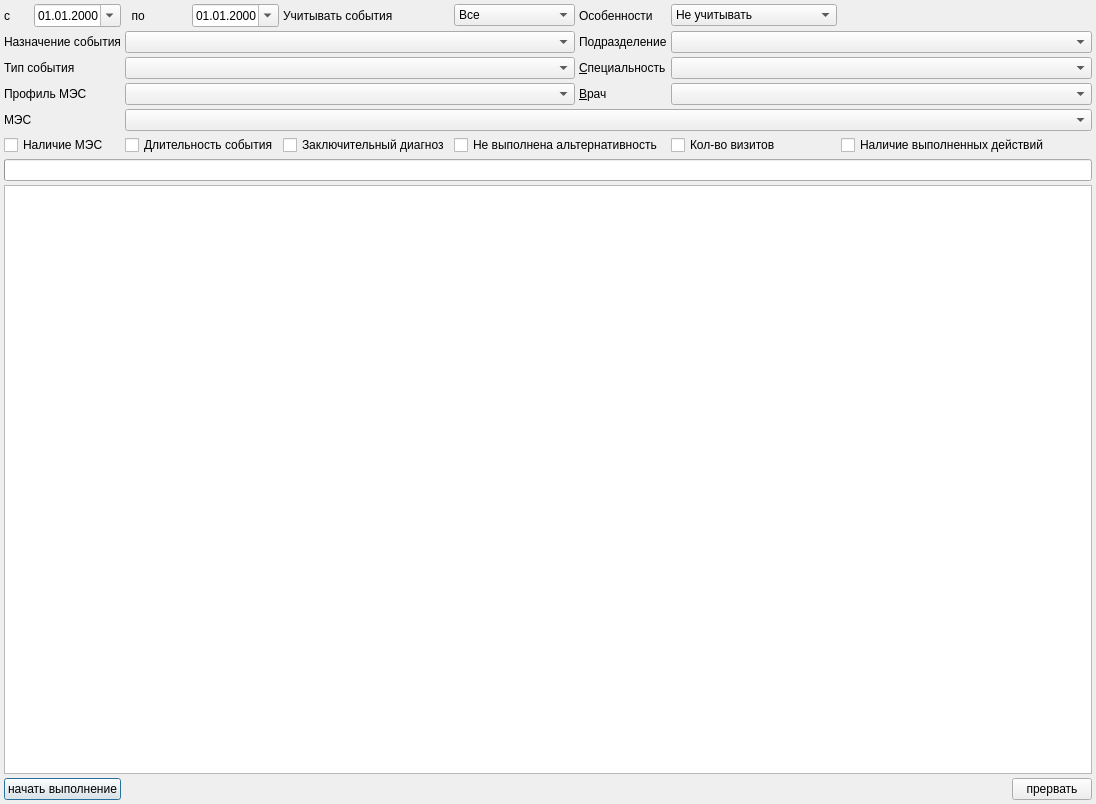
<?xml version="1.0" encoding="UTF-8"?>
<ui version="4.0">
 <class>LogicalControlMesDialog</class>
 <widget class="QDialog" name="LogicalControlMesDialog">
  <property name="geometry">
   <rect>
    <x>0</x>
    <y>0</y>
    <width>1096</width>
    <height>804</height>
   </rect>
  </property>
  <property name="windowTitle">
   <string>Логический контроль событий с МЭС </string>
  </property>
  <layout class="QGridLayout" name="gridLayout">
   <property name="margin">
    <number>4</number>
   </property>
   <property name="spacing">
    <number>4</number>
   </property>
   <item row="0" column="0">
    <widget class="QLabel" name="lblBegin">
     <property name="text">
      <string>с   </string>
     </property>
     <property name="buddy">
      <cstring>dateBeginPeriod</cstring>
     </property>
    </widget>
   </item>
   <item row="0" column="1">
    <widget class="CDateEdit" name="dateBeginPeriod">
     <property name="sizePolicy">
      <sizepolicy hsizetype="Maximum" vsizetype="Fixed">
       <horstretch>0</horstretch>
       <verstretch>0</verstretch>
      </sizepolicy>
     </property>
     <property name="displayFormat">
      <string>dd.MM.yyyy</string>
     </property>
     <property name="calendarPopup">
      <bool>true</bool>
     </property>
    </widget>
   </item>
   <item row="0" column="2">
    <widget class="QLabel" name="lblEnd">
     <property name="text">
      <string>  по    </string>
     </property>
     <property name="buddy">
      <cstring>dateEndPeriod</cstring>
     </property>
    </widget>
   </item>
   <item row="0" column="3">
    <widget class="CDateEdit" name="dateEndPeriod">
     <property name="sizePolicy">
      <sizepolicy hsizetype="Maximum" vsizetype="Fixed">
       <horstretch>0</horstretch>
       <verstretch>0</verstretch>
      </sizepolicy>
     </property>
     <property name="displayFormat">
      <string>dd.MM.yyyy</string>
     </property>
     <property name="calendarPopup">
      <bool>true</bool>
     </property>
    </widget>
   </item>
   <item row="0" column="6">
    <widget class="QLabel" name="lblEventFeature">
     <property name="text">
      <string>Особенности</string>
     </property>
    </widget>
   </item>
   <item row="0" column="7">
    <widget class="QComboBox" name="cmbEventFeature">
     <item>
      <property name="text">
       <string>Не учитывать</string>
      </property>
     </item>
     <item>
      <property name="text">
       <string>Только выполненные</string>
      </property>
     </item>
     <item>
      <property name="text">
       <string>Только невыполненные</string>
      </property>
     </item>
    </widget>
   </item>
   <item row="0" column="8">
    <spacer name="horizontalSpacer_2">
     <property name="orientation">
      <enum>Qt::Horizontal</enum>
     </property>
     <property name="sizeHint" stdset="0">
      <size>
       <width>42</width>
       <height>20</height>
      </size>
     </property>
    </spacer>
   </item>
   <item row="3" column="6">
    <widget class="QLabel" name="lblOrgStructure">
     <property name="text">
      <string>Подразделение</string>
     </property>
    </widget>
   </item>
   <item row="3" column="7" colspan="2">
    <widget class="COrgStructureComboBox" name="cmbOrgStructure">
     <property name="enabled">
      <bool>true</bool>
     </property>
    </widget>
   </item>
   <item row="4" column="6">
    <widget class="QLabel" name="lblSpeciality">
     <property name="text">
      <string>&amp;Специальность</string>
     </property>
     <property name="buddy">
      <cstring>cmbSpeciality</cstring>
     </property>
    </widget>
   </item>
   <item row="4" column="7" colspan="2">
    <widget class="CRBComboBox" name="cmbSpeciality">
     <property name="enabled">
      <bool>true</bool>
     </property>
     <property name="whatsThis">
      <string>&lt;html&gt;&lt;head&gt;&lt;meta name=&quot;qrichtext&quot; content=&quot;1&quot; /&gt;&lt;style type=&quot;text/css&quot;&gt;
p, li { white-space: pre-wrap; }
&lt;/style&gt;&lt;/head&gt;&lt;body style=&quot; font-family:'MS Shell Dlg 2'; font-size:8.25pt; font-weight:400; font-style:normal;&quot;&gt;
&lt;p style=&quot;-qt-paragraph-type:empty; margin-top:0px; margin-bottom:0px; margin-left:0px; margin-right:0px; -qt-block-indent:0; text-indent:0px;&quot;&gt;&lt;/p&gt;&lt;/body&gt;&lt;/html&gt;</string>
     </property>
    </widget>
   </item>
   <item row="5" column="6">
    <widget class="QLabel" name="lblPersonal">
     <property name="sizePolicy">
      <sizepolicy hsizetype="Maximum" vsizetype="Preferred">
       <horstretch>0</horstretch>
       <verstretch>0</verstretch>
      </sizepolicy>
     </property>
     <property name="text">
      <string>&amp;Врач</string>
     </property>
     <property name="buddy">
      <cstring>cmbPerson</cstring>
     </property>
    </widget>
   </item>
   <item row="5" column="7" colspan="2">
    <widget class="CPersonComboBoxEx" name="cmbPerson"/>
   </item>
   <item row="9" column="0" colspan="9">
    <widget class="CProgressBar" name="prbControlMes">
     <property name="format">
      <string>%p%</string>
     </property>
    </widget>
   </item>
   <item row="10" column="0" colspan="9">
    <widget class="CRemarkListWidget" name="listResultControlMes">
     <property name="editTriggers">
      <set>QAbstractItemView::DoubleClicked|QAbstractItemView::EditKeyPressed|QAbstractItemView::SelectedClicked</set>
     </property>
     <property name="selectionMode">
      <enum>QAbstractItemView::ExtendedSelection</enum>
     </property>
     <property name="flow">
      <enum>QListView::TopToBottom</enum>
     </property>
    </widget>
   </item>
   <item row="11" column="0" colspan="9">
    <layout class="QHBoxLayout" name="horizontalLayout_2">
     <property name="spacing">
      <number>4</number>
     </property>
     <item>
      <widget class="QPushButton" name="btnStartControl">
       <property name="text">
        <string>начать выполнение</string>
       </property>
       <property name="autoDefault">
        <bool>true</bool>
       </property>
      </widget>
     </item>
     <item>
      <widget class="QLabel" name="lblCountLine">
       <property name="sizePolicy">
        <sizepolicy hsizetype="Expanding" vsizetype="Preferred">
         <horstretch>0</horstretch>
         <verstretch>0</verstretch>
        </sizepolicy>
       </property>
       <property name="text">
        <string/>
       </property>
       <property name="alignment">
        <set>Qt::AlignCenter</set>
       </property>
      </widget>
     </item>
     <item>
      <widget class="QPushButton" name="btnEndControl">
       <property name="text">
        <string>прервать</string>
       </property>
       <property name="autoDefault">
        <bool>true</bool>
       </property>
      </widget>
     </item>
    </layout>
   </item>
   <item row="8" column="0" colspan="2">
    <widget class="QCheckBox" name="chkMes">
     <property name="text">
      <string>Наличие МЭС</string>
     </property>
    </widget>
   </item>
   <item row="8" column="2" colspan="2">
    <widget class="QCheckBox" name="chkDuration">
     <property name="text">
      <string>Длительность события</string>
     </property>
    </widget>
   </item>
   <item row="8" column="4">
    <widget class="QCheckBox" name="chkMKB">
     <property name="text">
      <string>Заключительный диагноз</string>
     </property>
    </widget>
   </item>
   <item row="8" column="8">
    <widget class="QCheckBox" name="chkExecActions">
     <property name="text">
      <string>Наличие выполненных действий</string>
     </property>
    </widget>
   </item>
   <item row="8" column="7">
    <widget class="QCheckBox" name="chkCountVisits">
     <property name="text">
      <string>Кол-во визитов</string>
     </property>
    </widget>
   </item>
   <item row="6" column="2" colspan="7">
    <widget class="CMESComboBox" name="cmbMes"/>
   </item>
   <item row="6" column="0" colspan="2">
    <widget class="QLabel" name="lblMes">
     <property name="sizePolicy">
      <sizepolicy hsizetype="Maximum" vsizetype="Preferred">
       <horstretch>0</horstretch>
       <verstretch>0</verstretch>
      </sizepolicy>
     </property>
     <property name="text">
      <string>МЭС</string>
     </property>
     <property name="buddy">
      <cstring>cmbMes</cstring>
     </property>
    </widget>
   </item>
   <item row="3" column="2" colspan="4">
    <widget class="CRBComboBox" name="cmbEventPurpose"/>
   </item>
   <item row="3" column="0" colspan="2">
    <widget class="QLabel" name="lblEventPurpose">
     <property name="text">
      <string>Назначение события</string>
     </property>
    </widget>
   </item>
   <item row="4" column="0" colspan="2">
    <widget class="QLabel" name="lblEventType">
     <property name="sizePolicy">
      <sizepolicy hsizetype="Maximum" vsizetype="Preferred">
       <horstretch>0</horstretch>
       <verstretch>0</verstretch>
      </sizepolicy>
     </property>
     <property name="text">
      <string>Тип события</string>
     </property>
     <property name="buddy">
      <cstring>cmbEventType</cstring>
     </property>
    </widget>
   </item>
   <item row="4" column="2" colspan="4">
    <widget class="CRBComboBox" name="cmbEventType"/>
   </item>
   <item row="5" column="2" colspan="4">
    <widget class="CRBComboBox" name="cmbEventProfile"/>
   </item>
   <item row="5" column="0" colspan="2">
    <widget class="QLabel" name="lblEventProfile">
     <property name="text">
      <string>Профиль МЭС</string>
     </property>
    </widget>
   </item>
   <item row="0" column="5">
    <widget class="QComboBox" name="cmbEventExec">
     <item>
      <property name="text">
       <string>Все</string>
      </property>
     </item>
     <item>
      <property name="text">
       <string>Законченные</string>
      </property>
     </item>
     <item>
      <property name="text">
       <string>Незаконченные</string>
      </property>
     </item>
    </widget>
   </item>
   <item row="0" column="4">
    <widget class="QLabel" name="lblEventExec">
     <property name="text">
      <string>Учитывать события</string>
     </property>
    </widget>
   </item>
   <item row="8" column="5" colspan="2">
    <widget class="QCheckBox" name="chkNotAlternative">
     <property name="text">
      <string>Не выполнена альтернативность</string>
     </property>
    </widget>
   </item>
  </layout>
 </widget>
 <customwidgets>
  <customwidget>
   <class>CDateEdit</class>
   <extends>QDateEdit</extends>
   <header>library/DateEdit.h</header>
  </customwidget>
  <customwidget>
   <class>CMESComboBox</class>
   <extends>QComboBox</extends>
   <header>library/MES/MESComboBox.h</header>
  </customwidget>
  <customwidget>
   <class>CRBComboBox</class>
   <extends>QComboBox</extends>
   <header>library/crbcombobox.h</header>
  </customwidget>
  <customwidget>
   <class>CPersonComboBoxEx</class>
   <extends>QComboBox</extends>
   <header>Orgs/PersonComboBoxEx.h</header>
  </customwidget>
  <customwidget>
   <class>COrgStructureComboBox</class>
   <extends>QComboBox</extends>
   <header>Orgs/OrgStructComboBoxes.h</header>
  </customwidget>
  <customwidget>
   <class>CProgressBar</class>
   <extends>QProgressBar</extends>
   <header>library/ProgressBar.h</header>
  </customwidget>
  <customwidget>
   <class>CRemarkListWidget</class>
   <extends>QListWidget</extends>
   <header>RemarkListWidget.h</header>
  </customwidget>
 </customwidgets>
 <tabstops>
  <tabstop>dateBeginPeriod</tabstop>
  <tabstop>dateEndPeriod</tabstop>
  <tabstop>cmbEventFeature</tabstop>
  <tabstop>cmbEventPurpose</tabstop>
  <tabstop>cmbEventType</tabstop>
  <tabstop>cmbEventProfile</tabstop>
  <tabstop>cmbMes</tabstop>
  <tabstop>cmbOrgStructure</tabstop>
  <tabstop>cmbSpeciality</tabstop>
  <tabstop>cmbPerson</tabstop>
  <tabstop>chkMes</tabstop>
  <tabstop>chkDuration</tabstop>
  <tabstop>chkMKB</tabstop>
  <tabstop>chkCountVisits</tabstop>
  <tabstop>chkExecActions</tabstop>
  <tabstop>listResultControlMes</tabstop>
  <tabstop>btnStartControl</tabstop>
  <tabstop>btnEndControl</tabstop>
 </tabstops>
 <resources/>
 <connections/>
</ui>
